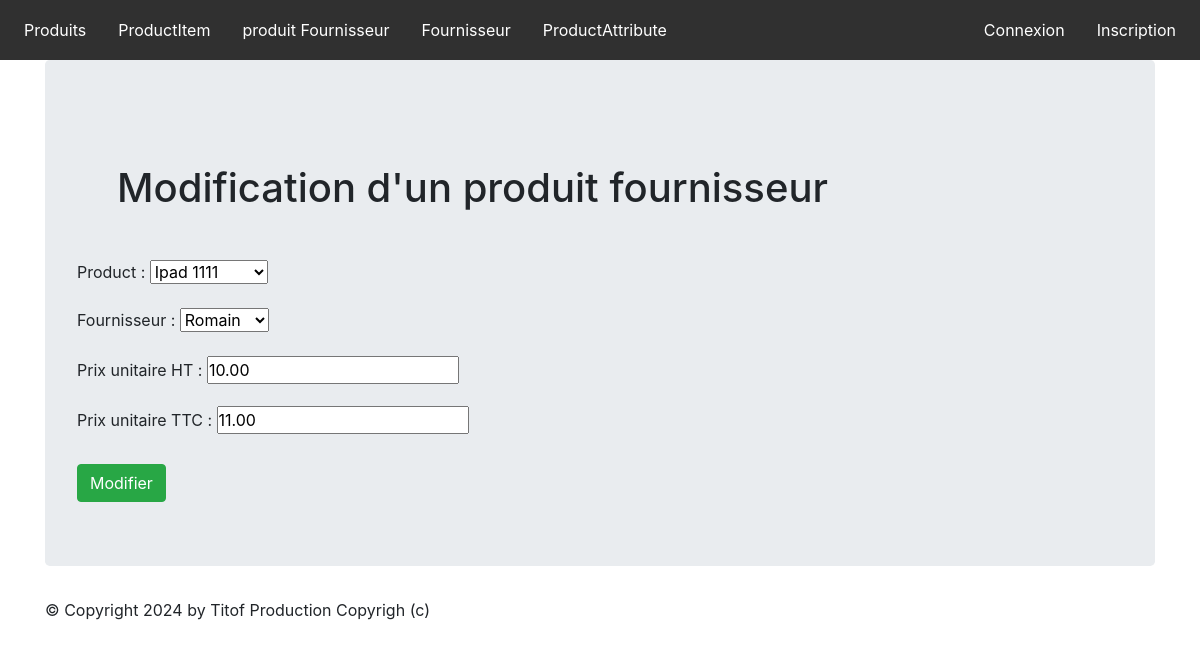
Page /monapp/productFournisseur/3/update/ on the committed database.
### monapp/models.py (models this page shows, shortened)
class ProductFournisseur(models.Model):
    class Meta:
        verbose_name = "ProduitFournisseur"
    product       = models.ForeignKey('Product', on_delete=models.CASCADE)
    fournisseur   = models.ForeignKey('Fournisseur', on_delete=models.CASCADE)
    price_ht      = models.DecimalField(max_digits=8, decimal_places=2,  null=True, blank=True, verbose_name="Prix unitaire HT")
    price_ttc     = models.DecimalField(max_digits=8, decimal_places=2,  null=True, blank=True, verbose_name="Prix unitaire TTC")

### monapp/views.py (the view, shortened to what this page needs)
# urls.py: path("productFournisseur/<int:pk>/update/",views.ProductFournisseurUpdateView.as_view(), name="productFournisseur-update"),
class ProductFournisseurUpdateView(UpdateView):
    model = ProductFournisseur
    form_class=ProductFournisseurForm
    template_name = "monapp/update_productFournisseur.html"

### monapp/froms.py
class ProductFournisseurForm(forms.ModelForm):
    class Meta:
        model = ProductFournisseur
        fields = '__all__'

### monapp/models.py (called while the page is built)
    def __str__(self):
        return "{0} {1}".format(self.name, self.code)

    def __str__(self):
        return self.name

### monapp/templates/monapp/update_productFournisseur.html (shortened to what this page needs)
{% extends 'monapp/base.html' %}
{% block contenu %}
<h1> Modification d'un produit fournisseur </h1>
<form action="" method="post" >
{{ form.as_p }}
<button type="submit" class="btn btn-success mt-2">Modifier</button>
</form>
{% endblock %}

### static/css/styles.css (style rules this page uses)
*, ul, li { padding: 0; margin: 0; }
h1 { padding: 1em; }

### rows in the picture
ProductFournisseur: product "Ipad 1111", fournisseur "Romain", price_ht "10.00", price_ttc "11.00"
